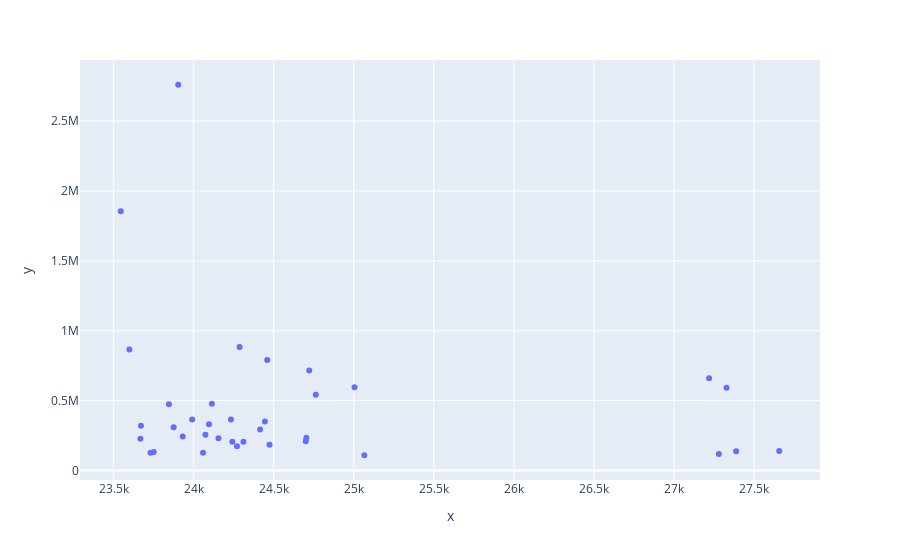

This figure's notebook cell:
### Code cell
df_25k = df_total[(df_total.Mass > 23000) & (df_total.Vol > 1E5)]
px.scatter(x=df_25k.Mass, y=df_25k.Vol)
